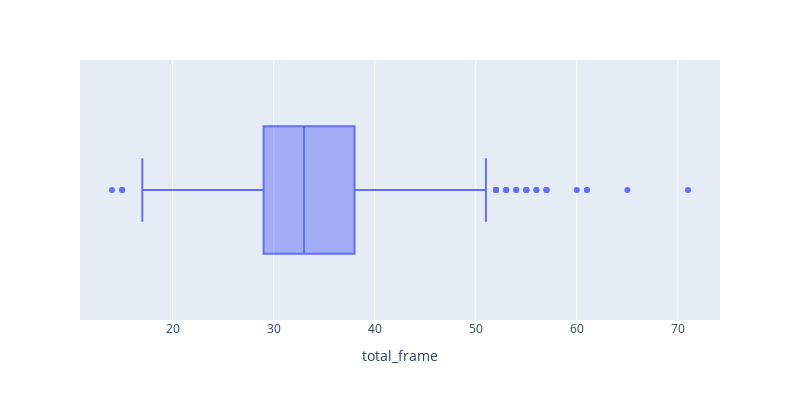

This figure's notebook cell:
### Code cell
fig = px.box(df_expanded, x='total_frame')
fig.update_layout(height=400, width=800)

fig.show()

### Figure 1 — Plotly figure (JSON) as saved in the notebook; plotly's stock layout.template omitted (floating-point values rounded to 4 significant figures; data arrays with more than 128 entries replaced by an {"elided": "..."} marker saying what was removed)
{"data": [{"alignmentgroup": "True", "hovertemplate": "total_frame=%{x}<extra></extra>", "legendgroup": "", "marker": {"color": "#636efa"}, "name": "", "notched": false, "offsetgroup": "", "orientation": "h", "showlegend": false, "type": "box", "x": {"elided": "669 int values"}, "x0": " ", "xaxis": "x", "y0": " ", "yaxis": "y"}], "layout": {"boxmode": "group", "height": 400, "legend": {"tracegroupgap": 0}, "margin": {"t": 60}, "width": 800, "xaxis": {"anchor": "y", "domain": [0, 1], "title": {"text": "total_frame"}}, "yaxis": {"anchor": "x", "domain": [0, 1]}}}
